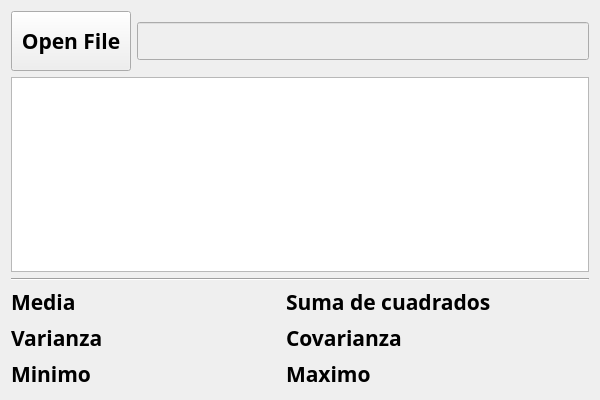
<?xml version="1.0" encoding="UTF-8"?>
<ui version="4.0">
 <class>MainWindow</class>
 <widget class="QMainWindow" name="MainWindow">
  <property name="geometry">
   <rect>
    <x>0</x>
    <y>0</y>
    <width>600</width>
    <height>400</height>
   </rect>
  </property>
  <property name="minimumSize">
   <size>
    <width>600</width>
    <height>400</height>
   </size>
  </property>
  <property name="windowTitle">
   <string>MZA</string>
  </property>
  <property name="styleSheet">
   <string notr="true">s</string>
  </property>
  <widget class="QWidget" name="centralWidget">
   <layout class="QVBoxLayout" name="verticalLayout_2">
    <item>
     <layout class="QVBoxLayout" name="verticalLayout">
      <item>
       <layout class="QHBoxLayout" name="horizontalLayout">
        <item>
         <widget class="QPushButton" name="openFile">
          <property name="minimumSize">
           <size>
            <width>120</width>
            <height>60</height>
           </size>
          </property>
          <property name="maximumSize">
           <size>
            <width>120</width>
            <height>60</height>
           </size>
          </property>
          <property name="font">
           <font>
            <family>Sawasdee</family>
            <pointsize>16</pointsize>
            <weight>75</weight>
            <bold>true</bold>
           </font>
          </property>
          <property name="styleSheet">
           <string notr="true"/>
          </property>
          <property name="text">
           <string>Open File</string>
          </property>
         </widget>
        </item>
        <item>
         <widget class="QLineEdit" name="filePath">
          <property name="enabled">
           <bool>false</bool>
          </property>
          <property name="font">
           <font>
            <family>Sawasdee</family>
            <pointsize>16</pointsize>
           </font>
          </property>
         </widget>
        </item>
       </layout>
      </item>
      <item>
       <widget class="QTableWidget" name="tableWidget">
        <property name="font">
         <font>
          <family>Sawasdee</family>
          <pointsize>12</pointsize>
         </font>
        </property>
       </widget>
      </item>
      <item>
       <widget class="Line" name="line">
        <property name="orientation">
         <enum>Qt::Horizontal</enum>
        </property>
       </widget>
      </item>
      <item>
       <layout class="QGridLayout" name="gridLayout">
        <item row="2" column="0">
         <widget class="QLabel" name="label_3">
          <property name="font">
           <font>
            <family>Sawasdee</family>
            <pointsize>16</pointsize>
            <weight>75</weight>
            <bold>true</bold>
           </font>
          </property>
          <property name="text">
           <string>Varianza</string>
          </property>
         </widget>
        </item>
        <item row="1" column="4">
         <widget class="QLabel" name="label_2">
          <property name="font">
           <font>
            <family>Sawasdee</family>
            <pointsize>16</pointsize>
            <weight>75</weight>
            <bold>true</bold>
           </font>
          </property>
          <property name="text">
           <string>Suma de cuadrados</string>
          </property>
         </widget>
        </item>
        <item row="3" column="4">
         <widget class="QLabel" name="label_8">
          <property name="font">
           <font>
            <family>Sawasdee</family>
            <pointsize>16</pointsize>
            <weight>75</weight>
            <bold>true</bold>
           </font>
          </property>
          <property name="text">
           <string>Maximo</string>
          </property>
         </widget>
        </item>
        <item row="2" column="3">
         <spacer name="horizontalSpacer_2">
          <property name="orientation">
           <enum>Qt::Horizontal</enum>
          </property>
          <property name="sizeHint" stdset="0">
           <size>
            <width>40</width>
            <height>20</height>
           </size>
          </property>
         </spacer>
        </item>
        <item row="3" column="0">
         <widget class="QLabel" name="label_7">
          <property name="font">
           <font>
            <family>Sawasdee</family>
            <pointsize>16</pointsize>
            <weight>75</weight>
            <bold>true</bold>
           </font>
          </property>
          <property name="text">
           <string>Minimo</string>
          </property>
         </widget>
        </item>
        <item row="2" column="2">
         <widget class="QLabel" name="varLabel">
          <property name="font">
           <font>
            <family>Sawasdee</family>
            <pointsize>16</pointsize>
           </font>
          </property>
          <property name="text">
           <string/>
          </property>
         </widget>
        </item>
        <item row="2" column="6">
         <widget class="QLabel" name="covarLabel">
          <property name="font">
           <font>
            <family>Sawasdee</family>
            <pointsize>16</pointsize>
           </font>
          </property>
          <property name="text">
           <string/>
          </property>
         </widget>
        </item>
        <item row="2" column="4">
         <widget class="QLabel" name="label_5">
          <property name="font">
           <font>
            <family>Sawasdee</family>
            <pointsize>16</pointsize>
            <weight>75</weight>
            <bold>true</bold>
           </font>
          </property>
          <property name="text">
           <string>Covarianza</string>
          </property>
         </widget>
        </item>
        <item row="3" column="6">
         <widget class="QLabel" name="maxlabel">
          <property name="font">
           <font>
            <family>Sawasdee</family>
            <pointsize>16</pointsize>
           </font>
          </property>
          <property name="text">
           <string/>
          </property>
         </widget>
        </item>
        <item row="1" column="0">
         <widget class="QLabel" name="label">
          <property name="font">
           <font>
            <family>Sawasdee</family>
            <pointsize>16</pointsize>
            <weight>75</weight>
            <bold>true</bold>
           </font>
          </property>
          <property name="text">
           <string>Media</string>
          </property>
         </widget>
        </item>
        <item row="2" column="5">
         <spacer name="horizontalSpacer_4">
          <property name="orientation">
           <enum>Qt::Horizontal</enum>
          </property>
          <property name="sizeHint" stdset="0">
           <size>
            <width>40</width>
            <height>20</height>
           </size>
          </property>
         </spacer>
        </item>
        <item row="1" column="2">
         <widget class="QLabel" name="mediaLabel">
          <property name="font">
           <font>
            <family>Sawasdee</family>
            <pointsize>16</pointsize>
           </font>
          </property>
          <property name="text">
           <string/>
          </property>
         </widget>
        </item>
        <item row="3" column="2">
         <widget class="QLabel" name="minLabel">
          <property name="font">
           <font>
            <family>Sawasdee</family>
            <pointsize>16</pointsize>
           </font>
          </property>
          <property name="text">
           <string/>
          </property>
         </widget>
        </item>
        <item row="2" column="1">
         <spacer name="horizontalSpacer_3">
          <property name="orientation">
           <enum>Qt::Horizontal</enum>
          </property>
          <property name="sizeHint" stdset="0">
           <size>
            <width>40</width>
            <height>20</height>
           </size>
          </property>
         </spacer>
        </item>
        <item row="1" column="6">
         <widget class="QLabel" name="squareSum">
          <property name="font">
           <font>
            <family>Sawasdee</family>
            <pointsize>16</pointsize>
           </font>
          </property>
          <property name="text">
           <string/>
          </property>
         </widget>
        </item>
       </layout>
      </item>
     </layout>
    </item>
   </layout>
  </widget>
 </widget>
 <layoutdefault spacing="6" margin="11"/>
 <resources/>
 <connections/>
</ui>
